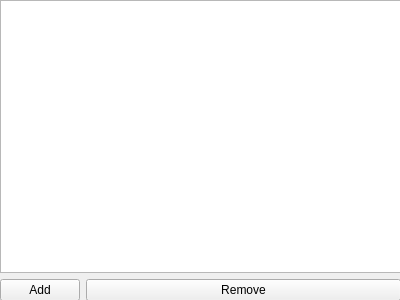
<?xml version="1.0" encoding="UTF-8"?>
<ui version="4.0">
 <class>ManageDailyTasks</class>
 <widget class="QWidget" name="ManageDailyTasks">
  <property name="geometry">
   <rect>
    <x>0</x>
    <y>0</y>
    <width>400</width>
    <height>300</height>
   </rect>
  </property>
  <property name="windowTitle">
   <string>Form</string>
  </property>
  <widget class="QWidget" name="gridLayoutWidget">
   <property name="geometry">
    <rect>
     <x>0</x>
     <y>0</y>
     <width>401</width>
     <height>301</height>
    </rect>
   </property>
   <layout class="QFormLayout" name="formLayout">
    <property name="leftMargin">
     <number>0</number>
    </property>
    <item row="2" column="0" colspan="2">
     <widget class="QTableView" name="tableView"/>
    </item>
    <item row="3" column="0">
     <widget class="QPushButton" name="addButton">
      <property name="text">
       <string>Add</string>
      </property>
     </widget>
    </item>
    <item row="3" column="1">
     <widget class="QPushButton" name="removeButton">
      <property name="text">
       <string>Remove</string>
      </property>
     </widget>
    </item>
   </layout>
  </widget>
 </widget>
 <resources/>
 <connections/>
</ui>
